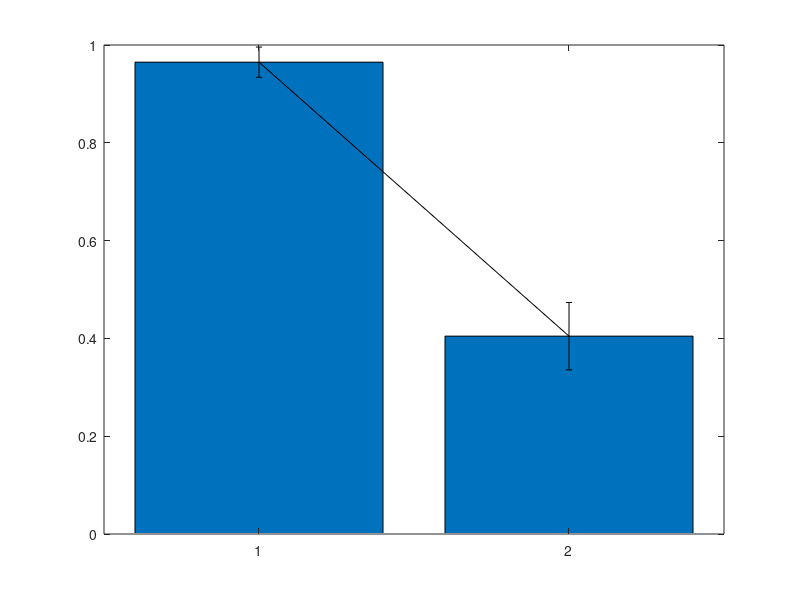

Recreate this plot in MATLAB. (Note: this script raises an error after producing the figure.)
data_go = [0.85
1
0.9896
1
0.9885
0.9883
1
0.954
0.929
0.9733
0.871
1
1];
data_go_av = mean(data_go);
data_go_std = std(data_go);

data_nogo = [0.303
0.4314
0.4626
0.2932
0.4491
0.1769
0.4828
0.4559
0.4486
0.3611
0.28
0.5741
0.5412];
data_nogo_av = mean(data_nogo);
data_nogo_std = std(data_nogo);

%%
data_av = [data_go_av, data_nogo_av];
data_sem = [data_go_std, data_nogo_std]./sqrt(length(data_go));
ts = tinv([0.025  0.975],length(data_go)-1);
CI = data_sem.*ts;
x = 1:2;               

bar(x, data_av)
hold on;
errorbar(x,data_av,CI, "black", "LineStyle","none")
ylim([0 1])

hold off;

%% t test

data = data_go - data_nogo;
[h,p,ci,stats] = ttest(data);

